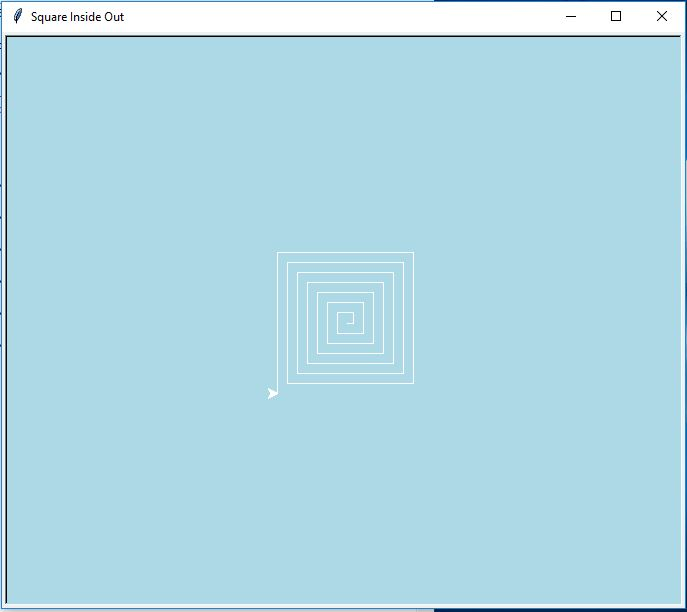

This chart was generated by the following Python code:
import turtle

wn = turtle.Screen()
wn.bgcolor("light blue")
wn.title("Square Inside Out")
T = turtle.Turtle()
T.color("white")
def sqrfunc(size) :
    for i in range(28) :
        T.fd(size)
        T.left(90)
        size = size + 5

#sqrfunc(146)
#sqrfunc(126)
#sqrfunc(106)
#sqrfunc(86)
#sqrfunc(66)
#sqrfunc(46)
#sqrfunc(26)
sqrfunc(6)
